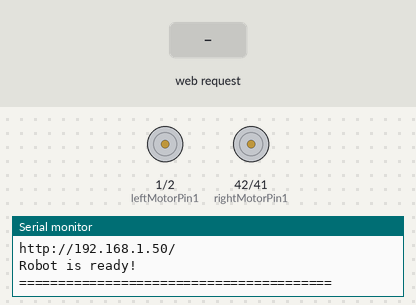
Recording of a sketch running on a simulated ESP32-S3. On the bench: motor-driver pin pairs drawn as motors (green arrow = first pin HIGH = forward, orange = second pin HIGH = backward, longer = more drive), the last lines printed to the serial monitor. The inputs (shaded band) are chosen by the test bench. WiFi joins after 1.5 s; servers stay silent unless stated.

Above: at 5.2 s.
5.3 s: HTTP request GET /forward received
At 6.3 s:
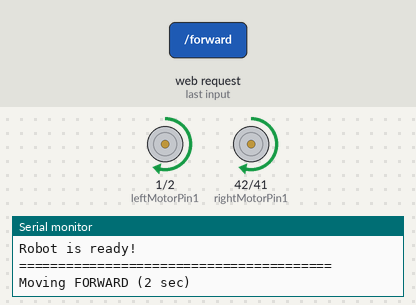
8.3 s: HTTP request GET /backward received
At 8.6 s:
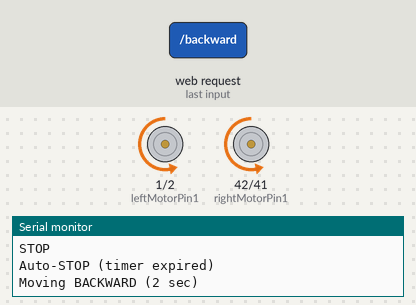
11.3 s: HTTP request GET /left received
At 11.7 s:
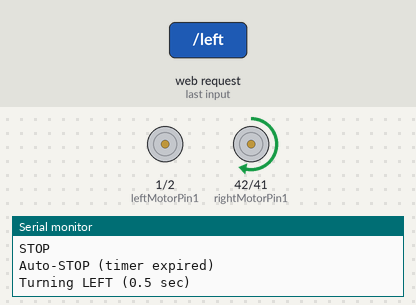
13.3 s: HTTP request GET /right received
At 13.55 s:
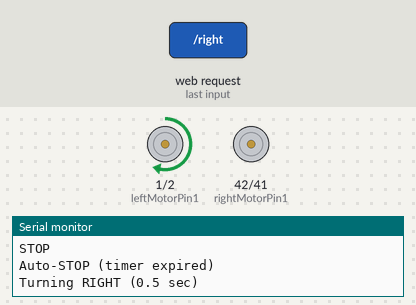
15.3 s: HTTP request GET /backward?value=forward received
At 16.3 s:
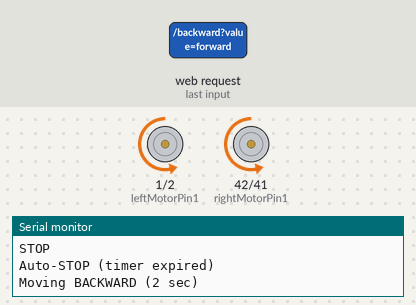
18.3 s: HTTP request GET /backward?value=backward received
At 21.3 s:
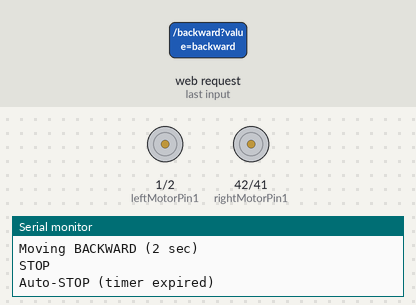
Timing chart, 0 to 22.3 s (numbered marks = the images above; inputs shaded):
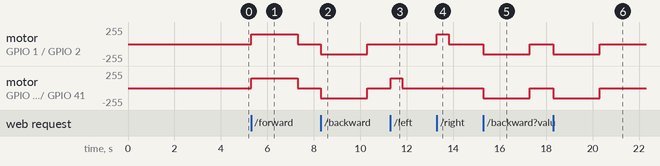

Measured:
- after the input at 5.3 s, motor on GPIO 1 (leftMotorPin1) / GPIO 2 (leftMotorPin2), motor on GPIO 42 (rightMotorPin1) / GPIO 41 (rightMotorPin2): stopped → forward 150/255 at once, → stopped 2.0 s later
- after the input at 8.3 s, motor on GPIO 1 (leftMotorPin1) / GPIO 2 (leftMotorPin2), motor on GPIO 42 (rightMotorPin1) / GPIO 41 (rightMotorPin2): stopped → backward 150/255 at once, → stopped 2.0 s later
- after the input at 11.3 s, motor on GPIO 42 (rightMotorPin1) / GPIO 41 (rightMotorPin2): stopped → forward 150/255 at once, → stopped 0.50 s later
- after the input at 13.3 s, motor on GPIO 1 (leftMotorPin1) / GPIO 2 (leftMotorPin2): stopped → forward 150/255 at once, → stopped 0.50 s later
- after the input at 15.3 s, motor on GPIO 1 (leftMotorPin1) / GPIO 2 (leftMotorPin2), motor on GPIO 42 (rightMotorPin1) / GPIO 41 (rightMotorPin2): stopped → backward 150/255 at once, → stopped 2.0 s later
- after the input at 18.3 s, motor on GPIO 1 (leftMotorPin1) / GPIO 2 (leftMotorPin2), motor on GPIO 42 (rightMotorPin1) / GPIO 41 (rightMotorPin2): stopped → backward 150/255 at once, → stopped 2.0 s later

The sketch:

esp32_cat_follower_simple.ino
```cpp
// Простая версия кода для ESP32-S3 - Робот следящий за котом
// Версия для начинающих с подробными комментариями

#include <WiFi.h>
#include <WebServer.h>

// ===== НАСТРОЙТЕ ЭТИ ПАРАМЕТРЫ =====
// ВАЖНО: Используйте значения из файла .env (загрузите его локально, не коммитьте в Git!)
// IMPORTANT: Use values from .env file (load it locally, don't commit to Git!)
const char* ssid = "YOUR_WIFI_SSID";      // Замените на имя вашей WiFi сети
const char* password = "YOUR_WIFI_PASSWORD";   // Замените на пароль вашей WiFi

// ===== ПИНЫ ДЛЯ ПОДКЛЮЧЕНИЯ МОТОРОВ =====
// ВАЖНО! На ESP32-S3 GPIO 26-32 используются для Flash/PSRAM - не использовать!
// Безопасные пины: GPIO 1-18, 33-48 (кроме 19,20 если нужен USB)

// Левый мотор
const int leftMotorPin1 = 1;    // Подключите к IN1 на MX1508 (GPIO1)
const int leftMotorPin2 = 2;    // Подключите к IN2 на MX1508 (GPIO2)

// Правый мотор
const int rightMotorPin1 = 42;  // Подключите к IN3 на MX1508 (GPIO42)
const int rightMotorPin2 = 41;  // Подключите к IN4 на MX1508 (GPIO41)

// Веб сервер на стандартном порту 80
WebServer server(80);

// Переменная для скорости (0-255)
int motorSpeed = 150;

// Переменная для отслеживания текущего состояния моторов
enum MotorState { STOPPED, FORWARD, BACKWARD, LEFT, RIGHT };
MotorState currentState = STOPPED;

// Таймер для автоматической остановки
unsigned long motorStartTime = 0;  // Время начала движения
unsigned long motorDuration = 0;   // Длительность движения (мс)
bool autoStopEnabled = false;      // Включена ли автоостановка

void setup() {
  // Запуск последовательного порта для отладки
  Serial.begin(115200);
  delay(1000);

  Serial.println("\n========================================");
  Serial.println("ESP32 Cat Follower Robot - Starting...");
  Serial.println("========================================\n");

  // Настройка пинов моторов как выходы
  pinMode(leftMotorPin1, OUTPUT);
  pinMode(leftMotorPin2, OUTPUT);
  pinMode(rightMotorPin1, OUTPUT);
  pinMode(rightMotorPin2, OUTPUT);

  // Останавливаем моторы при старте
  stopMotors();

  // Подключение к WiFi
  Serial.print("Connecting to WiFi: ");
  Serial.println(ssid);

  WiFi.begin(ssid, password);

  // Ждем подключения
  Serial.println("Connecting to WiFi...");

  // Дополнительные подсказки
  WiFi.disconnect(true);
  WiFi.mode(WIFI_STA);
  delay(1000);

  WiFi.begin(ssid, password);

  // Бесконечное ожидание подключения c выводом статуса
  int counter = 0;
  while (WiFi.status() != WL_CONNECTED) {
      counter++;
      Serial.print("Attempt ");
      Serial.print(counter);
      Serial.print(" - Status: ");
      Serial.println(WiFi.status());
      delay(1000);
  }

  Serial.println("\nCONNECTED!");
  Serial.print("IP address: ");
  Serial.println(WiFi.localIP());

  // Успешное подключение
  Serial.println("\n\nSUCCESS! Connected to WiFi");
  Serial.print("IP Address: ");
  Serial.println(WiFi.localIP());
  Serial.println("\nWrite down this IP address!");
  Serial.println("You will need it for Python script\n");

  // Настройка веб-сервера
  setupWebServer();

  // Запуск сервера
  server.begin();
  Serial.println("Web server started!");
  Serial.println("\nTest commands in browser:");
  Serial.print("http://");
  Serial.print(WiFi.localIP());
  Serial.println("/");
  Serial.println("\nRobot is ready!");
  Serial.println("========================================\n");
}

void loop() {
  // Обработка входящих запросов
  server.handleClient();

  // Проверка таймера автоостановки
  if (autoStopEnabled && (millis() - motorStartTime >= motorDuration)) {
    stopMotors();
    autoStopEnabled = false;
    Serial.println("Auto-STOP (timer expired)");
  }
}

// ===== ФУНКЦИИ УПРАВЛЕНИЯ МОТОРАМИ =====

void moveForward() {
  // Если едем назад - сначала остановка!
  if (currentState == BACKWARD) {
    Serial.println("Auto-STOP before direction change");
    stopMotors();
    delay(150);  // Пауза 150мс для полной остановки
  }

  Serial.println("Moving FORWARD (2 sec)");
  // Левый мотор вперед
  analogWrite(leftMotorPin1, motorSpeed);
  analogWrite(leftMotorPin2, 0);
  // Правый мотор вперед
  analogWrite(rightMotorPin1, motorSpeed);
  analogWrite(rightMotorPin2, 0);

  currentState = FORWARD;

  // Запускаем таймер на 2 секунды
  motorStartTime = millis();
  motorDuration = 2000;  // 2000мс = 2 секунды
  autoStopEnabled = true;
}

void moveBackward() {
  // Если едем вперед - сначала остановка!
  if (currentState == FORWARD) {
    Serial.println("Auto-STOP before direction change");
    stopMotors();
    delay(150);  // Пауза 150мс для полной остановки
  }

  Serial.println("Moving BACKWARD (2 sec)");
  // Левый мотор назад
  analogWrite(leftMotorPin1, 0);
  analogWrite(leftMotorPin2, motorSpeed);
  // Правый мотор назад
  analogWrite(rightMotorPin1, 0);
  analogWrite(rightMotorPin2, motorSpeed);

  currentState = BACKWARD;

  // Запускаем таймер на 2 секунды
  motorStartTime = millis();
  motorDuration = 2000;  // 2000мс = 2 секунды
  autoStopEnabled = true;
}

void turnLeft() {
  Serial.println("Turning LEFT (0.5 sec)");
  // Левый мотор медленнее или стоп
  analogWrite(leftMotorPin1, 0);
  analogWrite(leftMotorPin2, 0);
  // Правый мотор вперед
  analogWrite(rightMotorPin1, motorSpeed);
  analogWrite(rightMotorPin2, 0);

  currentState = LEFT;

  // Запускаем таймер на 0.5 секунды
  motorStartTime = millis();
  motorDuration = 500;  // 500мс = 0.5 секунды
  autoStopEnabled = true;
}

void turnRight() {
  Serial.println("Turning RIGHT (0.5 sec)");
  // Левый мотор вперед
  analogWrite(leftMotorPin1, motorSpeed);
  analogWrite(leftMotorPin2, 0);
  // Правый мотор медленнее или стоп
  analogWrite(rightMotorPin1, 0);
  analogWrite(rightMotorPin2, 0);

  currentState = RIGHT;

  // Запускаем таймер на 0.5 секунды
  motorStartTime = millis();
  motorDuration = 500;  // 500мс = 0.5 секунды
  autoStopEnabled = true;
}

void stopMotors() {
  Serial.println("STOP");
  // Останавливаем все моторы
  analogWrite(leftMotorPin1, 0);
  analogWrite(leftMotorPin2, 0);
  analogWrite(rightMotorPin1, 0);
  analogWrite(rightMotorPin2, 0);

  currentState = STOPPED;
  autoStopEnabled = false;  // Выключаем автоостановку
}

// ===== НАСТРОЙКА ВЕБ-СЕРВЕРА =====

void setupWebServer() {
  // Главная страница
  server.on("/", []() {
    String html = "<html><head><title>Cat Robot Control</title></head><body>";
    html += "<h1>ESP32 Cat Following Robot</h1>";
    html += "<p>IP Address: " + WiFi.localIP().toString() + "</p>";
    html += "<h2>Test Commands:</h2>";
    html += "<ul>";
    html += "<li><a href='/forward'>Move Forward</a></li>";
    html += "<li><a href='/backward'>Move Backward</a></li>";
    html += "<li><a href='/left'>Turn Left</a></li>";
    html += "<li><a href='/right'>Turn Right</a></li>";
    html += "<li><a href='/stop'>Stop</a></li>";
    html += "</ul>";
    html += "<p>Current Speed: " + String(motorSpeed) + "</p>";
    html += "</body></html>";
    server.send(200, "text/html", html);
  });

  // Команда вперед
  server.on("/forward", []() {
    moveForward();
    server.send(200, "text/plain", "Moving forward");
  });

  // Команда назад
  server.on("/backward", []() {
    moveBackward();
    server.send(200, "text/plain", "Moving backward");
  });

  // Команда влево
  server.on("/left", []() {
    turnLeft();
    server.send(200, "text/plain", "Turning left");
  });

  // Команда вправо
  server.on("/right", []() {
    turnRight();
    server.send(200, "text/plain", "Turning right");
  });

  // Команда стоп
  server.on("/stop", []() {
    stopMotors();
    server.send(200, "text/plain", "Stopped");
  });

  // Установка скорости
  server.on("/speed", []() {
    if (server.hasArg("value")) {
      motorSpeed = server.arg("value").toInt();
      if (motorSpeed < 0) motorSpeed = 0;
      if (motorSpeed > 255) motorSpeed = 255;
      Serial.print("Speed set to: ");
      Serial.println(motorSpeed);
      server.send(200, "text/plain", "Speed: " + String(motorSpeed));
    } else {
      server.send(400, "text/plain", "Need speed value");
    }
  });

  // Универсальная команда для Python
  server.on("/command", []() {
    String response = "{";

    if (server.hasArg("action")) {
      String action = server.arg("action");

      // Если передана скорость, устанавливаем её
      if (server.hasArg("speed")) {
        motorSpeed = server.arg("speed").toInt();
        if (motorSpeed < 0) motorSpeed = 0;
        if (motorSpeed > 255) motorSpeed = 255;
      }

      // Выполняем действие
      if (action == "forward") {
        moveForward();
        response += "\"status\":\"ok\",\"action\":\"forward\"";
      } else if (action == "backward") {
        moveBackward();
        response += "\"status\":\"ok\",\"action\":\"backward\"";
      } else if (action == "left") {
        turnLeft();
        response += "\"status\":\"ok\",\"action\":\"left\"";
      } else if (action == "right") {
        turnRight();
        response += "\"status\":\"ok\",\"action\":\"right\"";
      } else if (action == "stop") {
        stopMotors();
        response += "\"status\":\"ok\",\"action\":\"stop\"";
      } else {
        response += "\"status\":\"error\",\"message\":\"Unknown action\"";
      }
    } else {
      response += "\"status\":\"error\",\"message\":\"No action\"";
    }

    response += ",\"speed\":" + String(motorSpeed);
    response += "}";

    server.send(200, "application/json", response);
  });
}
```
